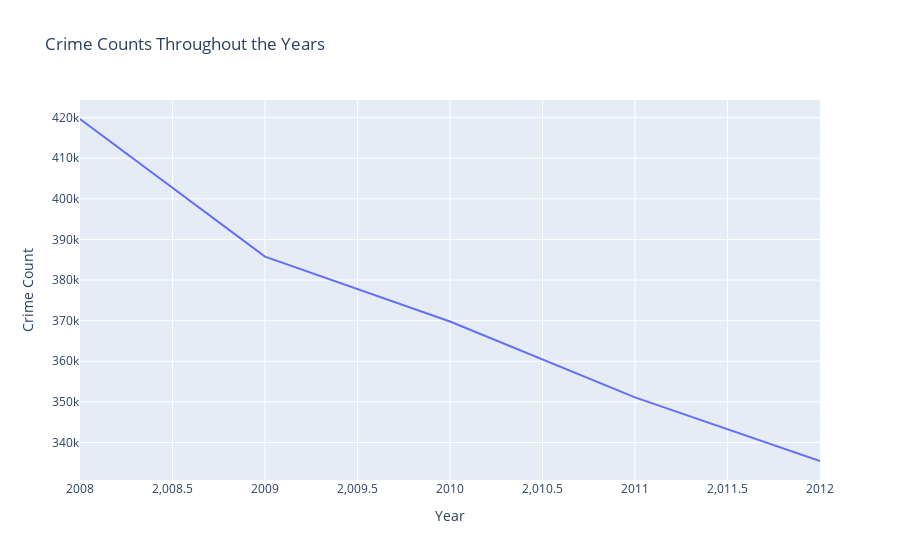

Notebook code cell kept with this figure:
### Markdown cell above
**3.3** What's the number of recorded crimes for each of the years, individually?

### Code cell
crime_counts_by_year = chicago_crime_2008_to_2012_df["Year"].value_counts().sort_index().reset_index()
crime_counts_by_year.columns = ['Year', 'Crime Count']

fig = px.line(crime_counts_by_year, x='Year', y='Crime Count', title="Crime Counts Throughout the Years")

fig

### Figure 1 — Plotly figure (JSON) as saved in the notebook; plotly's stock layout.template omitted (floating-point values rounded to 4 significant figures)
{"data": [{"hovertemplate": "Year=%{x}<br>Crime Count=%{y}<extra></extra>", "legendgroup": "", "line": {"color": "#636efa", "dash": "solid"}, "marker": {"symbol": "circle"}, "mode": "lines", "name": "", "orientation": "v", "showlegend": false, "type": "scatter", "x": [2008, 2009, 2010, 2011, 2012], "xaxis": "x", "y": [419655, 385766, 369782, 351114, 335448], "yaxis": "y"}], "layout": {"legend": {"tracegroupgap": 0}, "title": {"text": "Crime Counts Throughout the Years"}, "xaxis": {"anchor": "y", "domain": [0, 1], "title": {"text": "Year"}}, "yaxis": {"anchor": "x", "domain": [0, 1], "title": {"text": "Crime Count"}}}}
